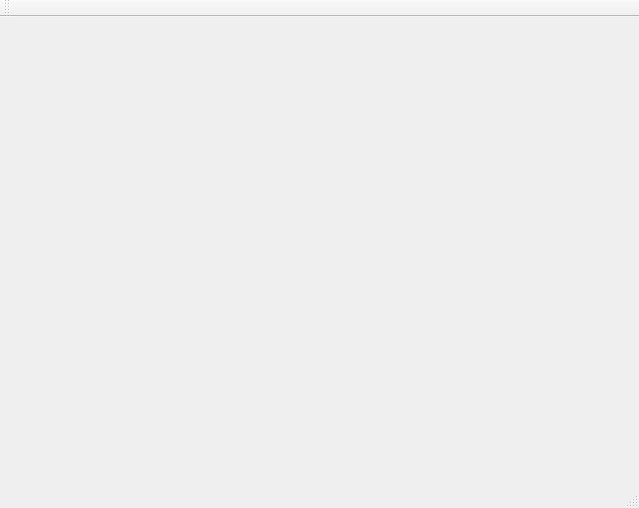
<?xml version="1.0" encoding="UTF-8"?>
<ui version="4.0">
 <class>MineSweeper</class>
 <widget class="QMainWindow" name="MineSweeper">
  <property name="geometry">
   <rect>
    <x>0</x>
    <y>0</y>
    <width>639</width>
    <height>508</height>
   </rect>
  </property>
  <property name="windowTitle">
   <string>MineSweeper</string>
  </property>
  <widget class="QWidget" name="centralWidget"/>
  <widget class="QMenuBar" name="menuBar">
   <property name="geometry">
    <rect>
     <x>0</x>
     <y>0</y>
     <width>639</width>
     <height>26</height>
    </rect>
   </property>
  </widget>
  <widget class="QToolBar" name="mainToolBar">
   <attribute name="toolBarArea">
    <enum>TopToolBarArea</enum>
   </attribute>
   <attribute name="toolBarBreak">
    <bool>false</bool>
   </attribute>
  </widget>
  <widget class="QStatusBar" name="statusBar"/>
 </widget>
 <layoutdefault spacing="6" margin="11"/>
 <resources/>
 <connections/>
</ui>
